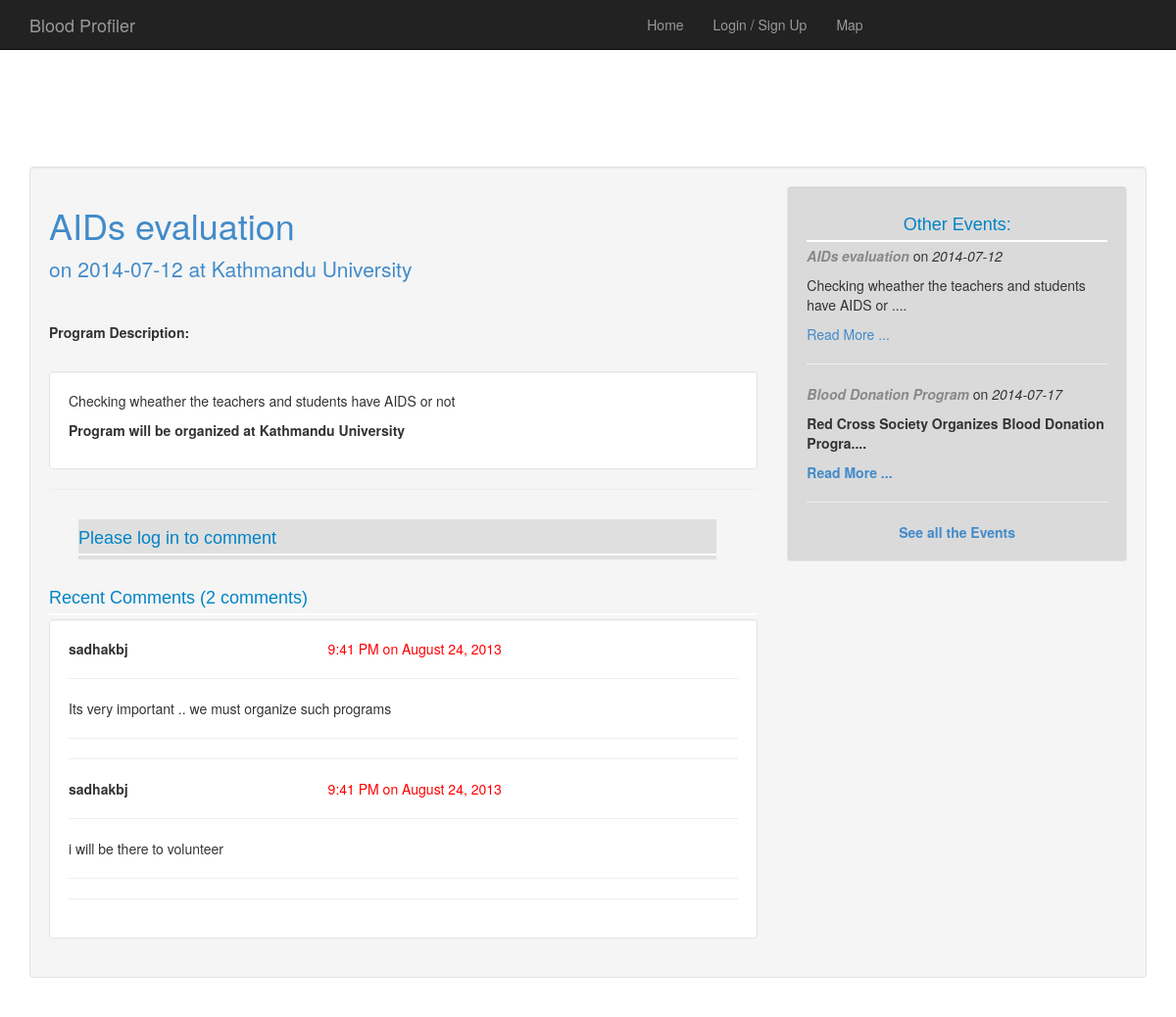
Screenshot of /events.php?id=2 with the database file from the repository.
### tables this page shows
CREATE TABLE IF NOT EXISTS `events` (
  `id` int(11) NOT NULL AUTO_INCREMENT,
  `event_name` varchar(60) NOT NULL,
  `event_description` text NOT NULL,
  `event_date` date NOT NULL,
  `event_location` varchar(60) NOT NULL,
  `start_time` varchar(20) NOT NULL,
  `end_time` varchar(20) NOT NULL,
  PRIMARY KEY (`id`)
);

CREATE TABLE IF NOT EXISTS `event_comments` (
  `comment_id` int(20) NOT NULL AUTO_INCREMENT,
  `event_id` int(20) NOT NULL,
  `comment` text NOT NULL,
  `commented_by` varchar(20) NOT NULL,
  PRIMARY KEY (`comment_id`)
);

### events.php (the view, shortened to what this page needs)
<?php
require_once("connect.php");
if($_SESSION){
require_once("header.php");
}
else {
require_once("header1.php");
}
?>
	</head>
<div class="well">
<?php
	if(isset($_GET['id'])) {
		$event_id = $_GET['id'];
		$checkId = mysql_query("SELECT * FROM events where id ='$event_id'") or die(mysql_error());
		$getArt = mysql_fetch_assoc($checkId);
		if($getArt) {
            $eventName = $getArt['event_name'];
            $eventDesc = $getArt['event_description'];
            $eventdate = $getArt['event_date'];
            $eventLoc  = $getArt['event_location'];
echo " <div class='row'>
            <div class='col-lg-8'>" ;
            echo " <h1><a href='#'> $eventName
                </h1>";
?>
                <p class="lead"> on <a href="index.php"> <?php  echo $eventdate; ?> at <?php  echo $eventLoc; ?></a>
                </p>
                <br>
                <b> Program Description: </b>
                <p>
                     </p>
                <div class="well" style="background-color: white">
               <?php   echo $eventDesc; ?>
                </div>
                <hr>
                 <div class="row" style="width: 90%;  margin-left: 30px; background-color: #dfdfdf; margin-top: 30px;">
                <?php
                if($_SESSION) {
                	echo "<h4>";
                	echo "You can comment";
                	echo "</h4>";
                	if(isset($_POST['comment'])) {
                		@$commentValue = $_POST['commentBody'];
                		if($commentValue) {
                			$saveComment = mysql_query("insert into event_comments values ('' ,'$event_id' , '$commentValue','$user_logged_in')") or die(mysql_error());
                			$completed = true;
                			$msg = "Your Comment is Posted !!!"
                				?> <br>
                			<script src="js/jquery.js"></script>
                			<center>
							<div class="alert alert-info alert-dismissible" role="alert" style="width: 60%; border: 1px solid red;">
							  <button type="button" class="close" data-dismiss="alert"><span aria-hidden="true">&times;</span><span class="sr-only">Close</span></button>
							  <?php  echo $msg; ?>
							</div>
						</center>
                			<?php
                		}
                		else {
                			$msg = "Field Cannot Be Empty !!"
                			?>
                			<br>
				         <script src="js/jquery.js"></script>
				<div class="alert alert-warning alert-dismissible" role="alert">
				  <button type="button" class="close" data-dismiss="alert"><span aria-hidden="true">&times;</span><span class="sr-only">Close</span></button>
				  <?php  echo $msg; ?>
				</div>
                			<?php
                		}
                	}
                	?>
                	<form action="#" method="POST">
                	<textarea rows="3" cols="2" id="comment" name="commentBody">
                	</textarea> <br>
                	<button class="btn btn-info" id="btn_comment" name="comment"> Comment </button>
                </form>
 <?php
                }
                else {
                		echo "<h4>";
                		       	echo "Please log in to comment";
                	echo "</h4>";
                }
                ?>
                </div>
                <br>
                <?php
                $get_comments = mysql_query("select * from event_comments where event_id ='$event_id'") or die(mysql_error());
                $count = mysql_num_rows($get_comments);
                ?>
                <h4> Recent Comments (<?php echo $count;  ?> comments) </h4>
                <div class="well" style="background-color: white;">
                	<?php
                	while($get = mysql_fetch_assoc($get_comments)) {
                		$comenter = $get['commented_by'];
                		$com = $get['comment'];
                		?>
                        <b> <?php echo $comenter; ?> </b> <span class="this" style="margin-left: 200px;">  9:41 PM on August 24, 2013  </span>  <br> <hr>
                            <?php   echo $com;   ?>  <hr> <hr>
                			<?php
                	}
                	?>
            </div>
</div>
 <div class="col-lg-4">
                <div class="well" style="background-color: #dadada;">
                    <center><h4>
Other Events:
</center>
<?php
	$get = mysql_query("select * from events  ORDER BY id LIMIT 4");
	while($row = mysql_fetch_assoc($get)) {
    		$id = $row['id'];
    		$eventN = $row['event_name'];
    		$eventDes = $row['event_description'];
            $eventdate = $row['event_date'];
            $desc_short = substr($eventDes, 0,60)
		?>
		<?php
echo "
	<a style='text-decoration: none; color: #888;' href='events.php?id=$id'><b> <em>$eventN</b> </em> </a>  on  <em> $eventdate </em> ";
	echo '<p>';
	echo $desc_short ."....";
	echo '</p>';
	echo "<a href='#'> Read More ...</a>";
	echo"<hr>";
	}
	echo "<center> <a href='list_events.php'>See all the Events </center> </a>";
	?>
</div>
<?php
		}
		else {
			die("this doesnot exists");
		}
	}
	else {
		die("This Page Is not Available");
		exit();
			}
?>

### css/style.css (style rules this page uses)
body { padding-top: 50px; padding-bottom: 20px; }
span { color: red; }
h4 { font-family: Arial; color: #0084c6; padding-bottom: 5px; margin-bottom: 4px; border-bottom: 2px solid white; }

### rows the page displays
events: event_name "AIDs evaluation", event_date "2014-07-12", event_location "Kathmandu University", event_description "Checking wheather the teachers and students have AIDS or not Program will be organized at Kathmandu University", event_description "Checking wheather the teachers and students have AIDS or"
event_comments: commented_by "sadhakbj", comment "Its very important .. we must organize such programs"
event_comments: commented_by "sadhakbj", comment "i will be there to volunteer"
events: event_name "Blood Donation Program", event_date "2014-07-17", event_description "Red Cross Society Organizes Blood Donation Progra"

### other values shown
$count "2"
